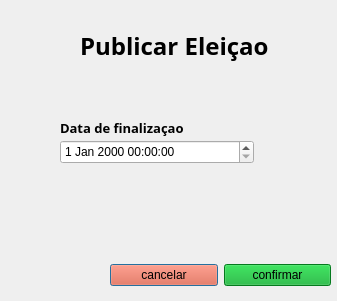
<?xml version="1.0" encoding="UTF-8"?>
<ui version="4.0">
 <class>Dialog</class>
 <widget class="QDialog" name="Dialog">
  <property name="geometry">
   <rect>
    <x>0</x>
    <y>0</y>
    <width>337</width>
    <height>301</height>
   </rect>
  </property>
  <property name="windowTitle">
   <string>Dialog</string>
  </property>
  <widget class="QDateTimeEdit" name="data_fim">
   <property name="geometry">
    <rect>
     <x>60</x>
     <y>140</y>
     <width>194</width>
     <height>24</height>
    </rect>
   </property>
  </widget>
  <widget class="QLabel" name="label_2">
   <property name="geometry">
    <rect>
     <x>60</x>
     <y>120</y>
     <width>171</width>
     <height>16</height>
    </rect>
   </property>
   <property name="font">
    <font>
     <family>Roboto Mono for Powerline</family>
     <pointsize>10</pointsize>
     <weight>75</weight>
     <bold>true</bold>
    </font>
   </property>
   <property name="text">
    <string>Data de finalizaçao</string>
   </property>
  </widget>
  <widget class="QLabel" name="label_3">
   <property name="geometry">
    <rect>
     <x>80</x>
     <y>-20</y>
     <width>301</width>
     <height>131</height>
    </rect>
   </property>
   <property name="font">
    <font>
     <family>Roboto Mono for Powerline</family>
     <pointsize>18</pointsize>
     <weight>75</weight>
     <bold>true</bold>
    </font>
   </property>
   <property name="text">
    <string>Publicar Eleiçao</string>
   </property>
  </widget>
  <widget class="QWidget" name="horizontalLayoutWidget">
   <property name="geometry">
    <rect>
     <x>110</x>
     <y>250</y>
     <width>221</width>
     <height>51</height>
    </rect>
   </property>
   <layout class="QHBoxLayout" name="horizontalLayout">
    <item>
     <widget class="QPushButton" name="pushButton_cancelar">
      <property name="styleSheet">
       <string notr="true">background-color: rgb(235, 84, 49);</string>
      </property>
      <property name="text">
       <string>cancelar</string>
      </property>
     </widget>
    </item>
    <item>
     <widget class="QPushButton" name="pushButton_confirmar">
      <property name="styleSheet">
       <string notr="true">background-color: rgb(7, 170, 42);</string>
      </property>
      <property name="text">
       <string>confirmar</string>
      </property>
     </widget>
    </item>
   </layout>
  </widget>
 </widget>
 <resources/>
 <connections/>
</ui>
